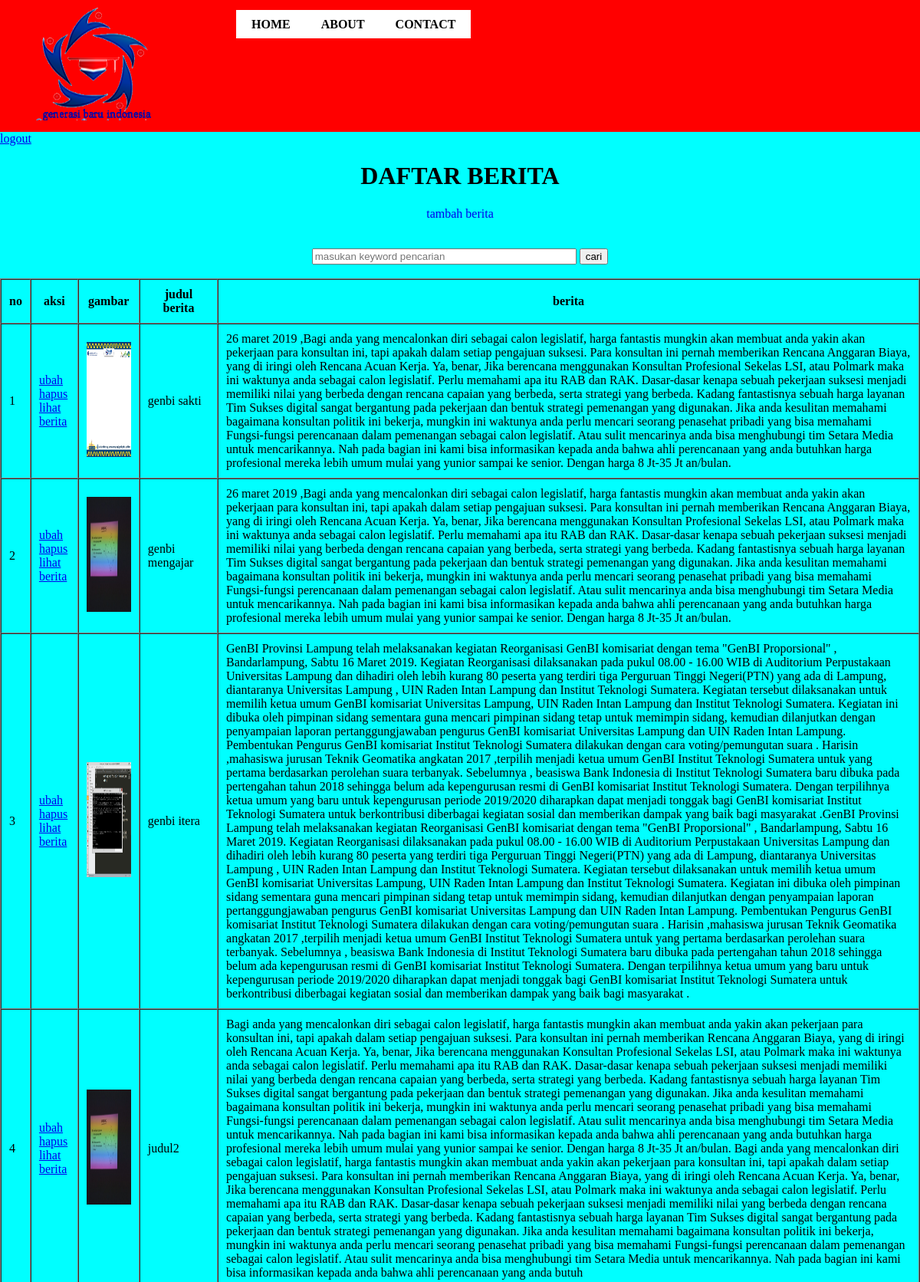
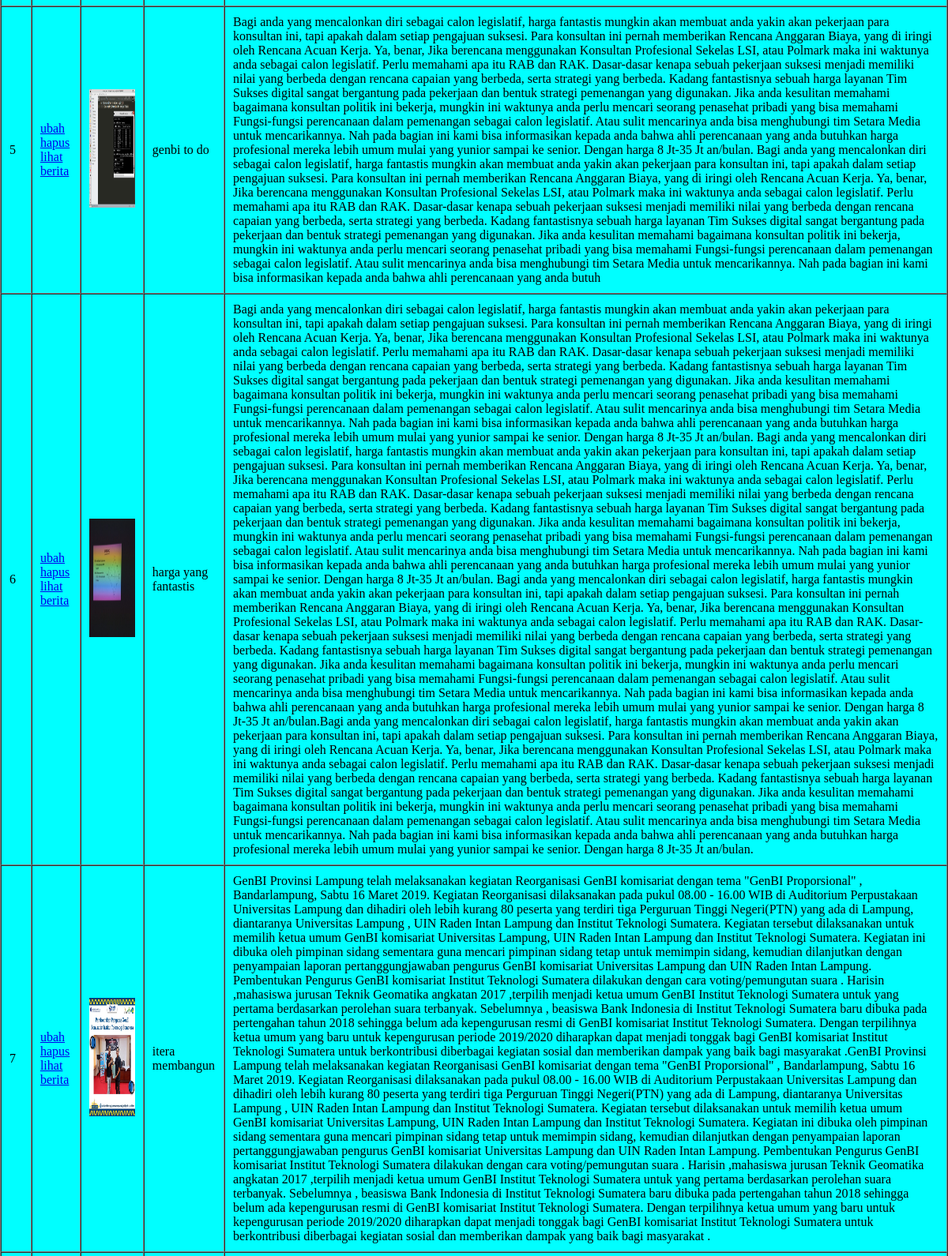
The app's page /index2.php (upper part) with its own data (2 pictures, top to bottom).
### tables this page shows
CREATE TABLE `berita` (
  `id` int(11) NOT NULL,
  `judul` varchar(300) NOT NULL,
  `texts` text NOT NULL,
  `gambar` varchar(100) NOT NULL
);

### functions.php (called while the page is built, shortened)
<?php
	$conn = mysqli_connect("localhost","root","","phpdasar2");
	function query($querys){
		global $conn;
		$result=mysqli_query($conn,$querys);
		$rows=[];
		while($row=mysqli_fetch_assoc($result)){
			$rows[]=$row;
		}
		return $rows;
	}
 ?>

### index2.php (the view, shortened to what this page needs)
<?php
	require 'header.php';
	$mahasiswa = query("SELECT * FROM berita ");
 ?>
<!DOCTYPE html>
<html>
<head>
	<link rel="stylesheet" type="text/css" href="style.css">
</head>
<body>
	<a href="logout.php" >logout</a>
	<h1 align="center">DAFTAR BERITA</h1>
		<center><a href="tambah.php" style="text-decoration:none">tambah berita</a></center>
		<br><br>
		<center>
		<form action="" method="post">
			<input type="text" name="keyword" size = "40" autofocus placeholder="masukan keyword pencarian" autocomplete="off" >
			<button type="submit" name="cari">cari</button>
		</form>
		</center>
		<br>
	<div align="center">
		<table border ="1" cellpadding="10" cellspacing="0">
			<tr>
				<th>no</th>
				<th>aksi</th>
				<th>gambar</th>
				<th>judul berita</th>
				<th>berita</th>
			</tr>
			<?php $i=1; ?>
			<?php foreach($mahasiswa as $row) : ?>
			<tr>
				<td><?php echo $i; ?></td>
				<td>
					<a href="ubah.php?id=<?php echo $row["id"]; ?>">ubah</a>
					<a href="hapus.php?id=<?php echo $row["id"]; ?>" onclick=" return confirm('yakin?,tekan OK untuk melanjutkan')">hapus</a>
					<a href="listberita.php?id=<?php echo $row["id"]; ?>">lihat berita</a>
				</td>
				<td><img src="img/<?php echo $row["gambar"]; ?>" width="50"></td>
				<td><?php echo $row["judul"]; ?></td>
				<td><?php echo $row["texts"]; ?></td>
			</tr>
			<?php $i++; ?>
		<?php endforeach; ?>
		</table>
	</div>
</body>
</html>

### style2.css (style rules this page uses)
body { margin: 0; background-color: #00FFFF; }
img { width: 100%; height: 150px; }
a { text-align: justify; }

### style.css (style rules this page uses)
body { margin: 0; background-color: #00FFFF; }

### records on screen
berita: gambar (picture), judul "genbi sakti", texts "26 maret 2019 ,Bagi anda yang mencalonkan diri sebagai calon legislatif, harga fantastis mungkin akan membuat anda yakin akan pekerjaan para konsultan ini, tapi apakah dalam setiap pengajuan suksesi. Para konsultan ini pernah memberikan Rencana Anggaran Biaya, yang di iringi oleh Rencana Acuan Kerja. Ya, benar, Jika berencana menggunakan Konsultan Profesional Sekelas LSI, atau Polmark maka ini waktunya anda sebagai calon legislatif. Perlu memahami apa itu RAB dan RAK. Dasar-dasar kenapa sebuah pekerjaan suksesi menjadi memiliki nilai yang berbeda dengan rencana capaian yang berbeda, serta strategi yang berbeda. Kadang fantastisnya sebuah harga layanan Tim Sukses digital sangat bergantung…"
berita: gambar (picture), judul "genbi mengajar", texts "26 maret 2019 ,Bagi anda yang mencalonkan diri sebagai calon legislatif, harga fantastis mungkin akan membuat anda yakin akan pekerjaan para konsultan ini, tapi apakah dalam setiap pengajuan suksesi. Para konsultan ini pernah memberikan Rencana Anggaran Biaya, yang di iringi oleh Rencana Acuan Kerja. Ya, benar, Jika berencana menggunakan Konsultan Profesional Sekelas LSI, atau Polmark maka ini waktunya anda sebagai calon legislatif. Perlu memahami apa itu RAB dan RAK. Dasar-dasar kenapa sebuah pekerjaan suksesi menjadi memiliki nilai yang berbeda dengan rencana capaian yang berbeda, serta strategi yang berbeda. Kadang fantastisnya sebuah harga layanan Tim Sukses digital sangat bergantung…"
berita: gambar (picture), judul "genbi itera", texts "GenBI Provinsi Lampung telah melaksanakan kegiatan Reorganisasi GenBI komisariat dengan tema \"GenBI Proporsional\" , Bandarlampung, Sabtu 16 Maret 2019. Kegiatan Reorganisasi dilaksanakan pada pukul 08.00 - 16.00 WIB di Auditorium Perpustakaan Universitas Lampung dan dihadiri oleh lebih kurang 80 peserta yang terdiri tiga Perguruan Tinggi Negeri(PTN) yang ada di Lampung, diantaranya Universitas Lampung , UIN Raden Intan Lampung dan Institut Teknologi Sumatera. Kegiatan tersebut dilaksanakan untuk memilih ketua umum GenBI komisariat Universitas Lampung, UIN Raden Intan Lampung dan Institut Teknologi Sumatera. Kegiatan ini dibuka oleh pimpinan sidang sementara guna mencari pimpinan sidang…"
berita: gambar (picture), judul "judul2", texts "Bagi anda yang mencalonkan diri sebagai calon legislatif, harga fantastis mungkin akan membuat anda yakin akan pekerjaan para konsultan ini, tapi apakah dalam setiap pengajuan suksesi. Para konsultan ini pernah memberikan Rencana Anggaran Biaya, yang di iringi oleh Rencana Acuan Kerja. Ya, benar, Jika berencana menggunakan Konsultan Profesional Sekelas LSI, atau Polmark maka ini waktunya anda sebagai calon legislatif. Perlu memahami apa itu RAB dan RAK. Dasar-dasar kenapa sebuah pekerjaan suksesi menjadi memiliki nilai yang berbeda dengan rencana capaian yang berbeda, serta strategi yang berbeda. Kadang fantastisnya sebuah harga layanan Tim Sukses digital sangat bergantung pada pekerjaan…"
berita: gambar (picture), judul "genbi to do", texts "Bagi anda yang mencalonkan diri sebagai calon legislatif, harga fantastis mungkin akan membuat anda yakin akan pekerjaan para konsultan ini, tapi apakah dalam setiap pengajuan suksesi. Para konsultan ini pernah memberikan Rencana Anggaran Biaya, yang di iringi oleh Rencana Acuan Kerja. Ya, benar, Jika berencana menggunakan Konsultan Profesional Sekelas LSI, atau Polmark maka ini waktunya anda sebagai calon legislatif. Perlu memahami apa itu RAB dan RAK. Dasar-dasar kenapa sebuah pekerjaan suksesi menjadi memiliki nilai yang berbeda dengan rencana capaian yang berbeda, serta strategi yang berbeda. Kadang fantastisnya sebuah harga layanan Tim Sukses digital sangat bergantung pada pekerjaan…"
berita: gambar (picture), judul "harga yang fantastis", texts "Bagi anda yang mencalonkan diri sebagai calon legislatif, harga fantastis mungkin akan membuat anda yakin akan pekerjaan para konsultan ini, tapi apakah dalam setiap pengajuan suksesi. Para konsultan ini pernah memberikan Rencana Anggaran Biaya, yang di iringi oleh Rencana Acuan Kerja. Ya, benar, Jika berencana menggunakan Konsultan Profesional Sekelas LSI, atau Polmark maka ini waktunya anda sebagai calon legislatif. Perlu memahami apa itu RAB dan RAK. Dasar-dasar kenapa sebuah pekerjaan suksesi menjadi memiliki nilai yang berbeda dengan rencana capaian yang berbeda, serta strategi yang berbeda. Kadang fantastisnya sebuah harga layanan Tim Sukses digital sangat bergantung pada pekerjaan…"
berita: gambar (picture), judul "itera membangun", texts "GenBI Provinsi Lampung telah melaksanakan kegiatan Reorganisasi GenBI komisariat dengan tema \"GenBI Proporsional\" , Bandarlampung, Sabtu 16 Maret 2019. Kegiatan Reorganisasi dilaksanakan pada pukul 08.00 - 16.00 WIB di Auditorium Perpustakaan Universitas Lampung dan dihadiri oleh lebih kurang 80 peserta yang terdiri tiga Perguruan Tinggi Negeri(PTN) yang ada di Lampung, diantaranya Universitas Lampung , UIN Raden Intan Lampung dan Institut Teknologi Sumatera. Kegiatan tersebut dilaksanakan untuk memilih ketua umum GenBI komisariat Universitas Lampung, UIN Raden Intan Lampung dan Institut Teknologi Sumatera. Kegiatan ini dibuka oleh pimpinan sidang sementara guna mencari pimpinan sidang…"
